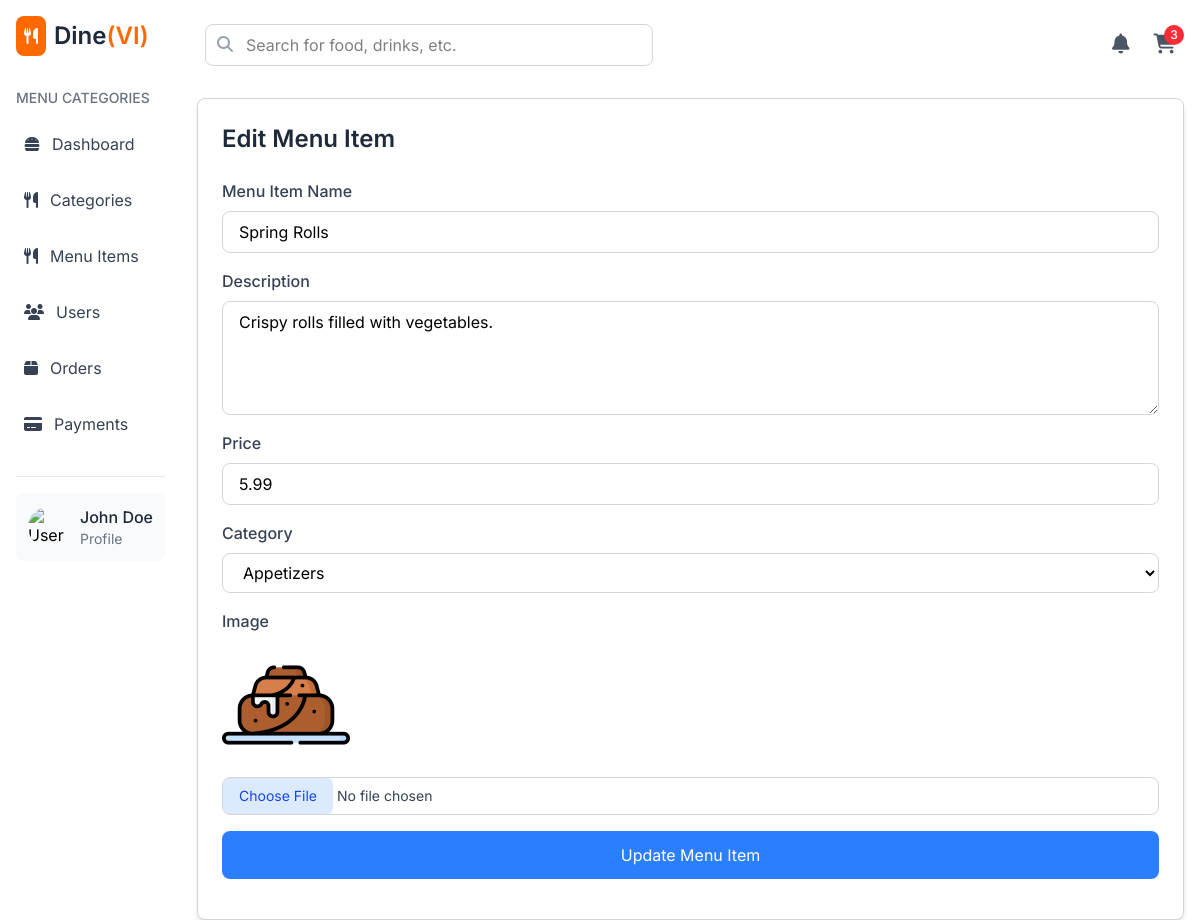
Page /edit/item/1 on the committed database.
### app.py (models this page shows, shortened)
class MenuItem(db.Model):
    item_id = db.Column(db.Integer, primary_key=True)
    name = db.Column(db.String(100), nullable=False)
    description = db.Column(db.Text)
    price = db.Column(db.Float, nullable=False)
    image_url = db.Column(db.String(255))
    category_id = db.Column(db.Integer, db.ForeignKey('category.category_id'), nullable=False)
    category = db.relationship('Category', back_populates='menu_items', lazy=True)

class Category(db.Model):
    category_id = db.Column(db.Integer, primary_key=True)
    name = db.Column(db.String(50), nullable=False, unique=True)
    image_url = db.Column(db.String(255))  # Add image column
    menu_items = db.relationship('MenuItem', back_populates='category', lazy=True)

### app.py (the view, shortened to what this page needs)
@app.route('/edit/item/<int:item_id>', methods=['GET', 'POST'])
def edit_menu_item(item_id):
    categories = Category.query.all()
    item = MenuItem.query.get(item_id)
    if item is None:
        flash('Menu item not found!', 'danger')
        return redirect(url_for('view_menu_items'))  # Redirect to the menu view if the item doesn't exist
    return render_template('admin/edit_menu_item.html', item=item, categories=categories)

### templates/admin/edit_menu_item.html (shortened to what this page needs)
{% extends "admin/admin_layout.html" %}
{% block admin_content %}
<div class="border border-gray-300 p-6 bg-white shadow-md rounded-lg">
    <h2 class="text-2xl font-semibold text-gray-800 mb-6">Edit Menu Item</h2>
    <form action="{{ url_for('edit_menu_item', item_id=item.item_id) }}" method="POST" enctype="multipart/form-data">
        <div class="mb-4">
            <label for="name" class="block text-gray-700 font-medium">Menu Item Name</label>
            <input type="text" name="name" id="name" value="{{ item.name }}"
                class="mt-2 block w-full px-4 py-2 border border-gray-300 rounded-lg focus:outline-none focus:ring-2 focus:ring-blue-500"
                required>
        </div>
        <div class="mb-4">
            <label for="description" class="block text-gray-700 font-medium">Description</label>
            <textarea name="description" id="description" rows="4"
                class="mt-2 block w-full px-4 py-2 border border-gray-300 rounded-lg focus:outline-none focus:ring-2 focus:ring-blue-500"
                required>{{ item.description }}</textarea>
        </div>
        <div class="mb-4">
            <label for="price" class="block text-gray-700 font-medium">Price</label>
            <input type="number" name="price" id="price" value="{{ item.price }}"
                class="mt-2 block w-full px-4 py-2 border border-gray-300 rounded-lg focus:outline-none focus:ring-2 focus:ring-blue-500"
                step="0.01" required>
        </div>
        <div class="mb-4">
            <label for="category" class="block text-gray-700 font-medium">Category</label>
            <select name="category_id" id="category_id"
                class="mt-2 block w-full px-4 py-2 border border-gray-300 rounded-lg focus:outline-none focus:ring-2 focus:ring-blue-500"
                required>
                {% for category in categories %}
                <option value="{{ category.category_id }}" {% if category.category_id==item.category_id %}selected{%
                    endif %}>{{ category.name }}</option>
                {% endfor %}
            </select>
        </div>
        <div class="mb-4">
            <label for="image" class="block text-gray-700 font-medium">Image</label>
            <div class="mt-2">
                <img src="{{ url_for('static', filename='uploads/items/' + item.image_url) }}" alt="Current Image"
                    class="w-auto h-32 rounded-md">
            </div>
            <input type="file" name="image" id="image"
                class="mt-2 block w-full text-sm text-gray-700 border border-gray-300 rounded-lg file:border-0 file:text-blue-700 file:bg-blue-100 file:px-4 file:py-2 file:rounded-md focus:outline-none focus:ring-2 focus:ring-blue-500"
                onchange="previewImage(event)">
        </div>
        <div class="mb-4">
            <button type="submit"
                class="w-full py-3 bg-blue-500 text-white rounded-lg hover:bg-blue-600 focus:outline-none focus:ring-2 focus:ring-blue-500">
                Update Menu Item
            </button>
        </div>
    </form>
</div>
{% endblock %}

### rows in the picture
MenuItem: name "Spring Rolls", description "Crispy rolls filled with vegetables.", price "5.99", category_id "Appetizers", image_url (picture)
